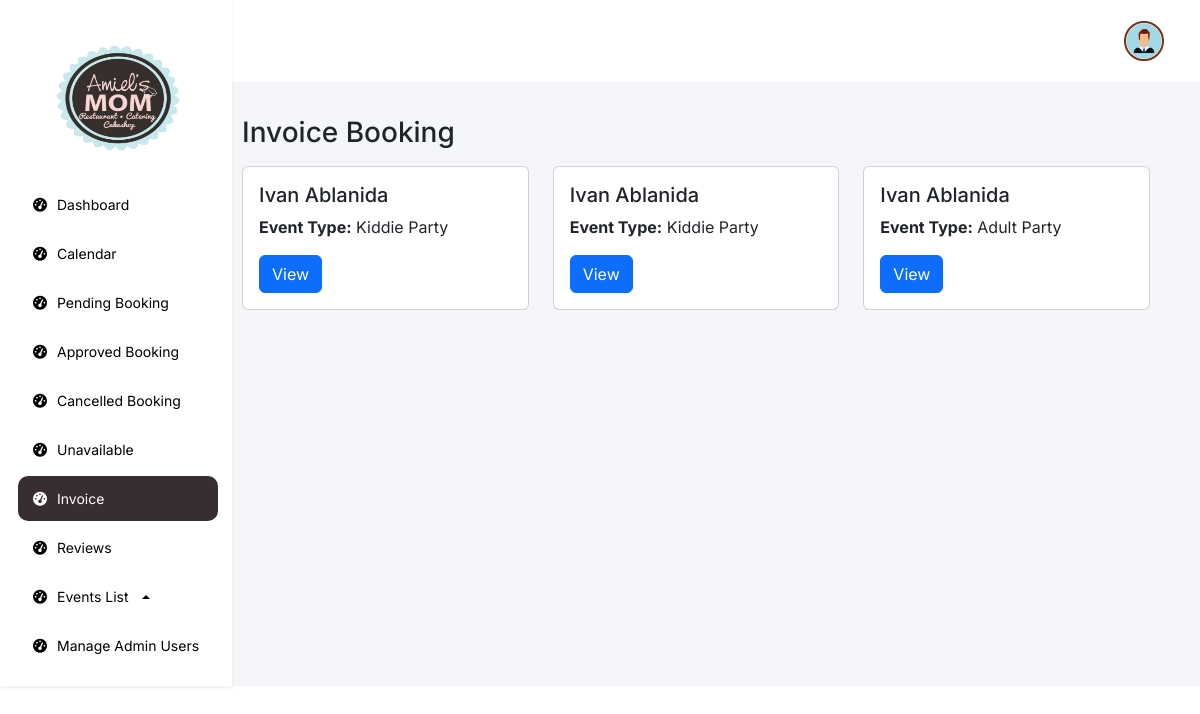
The page /features/admin/web/Invoice.php (signed in) on the database as committed earlier.
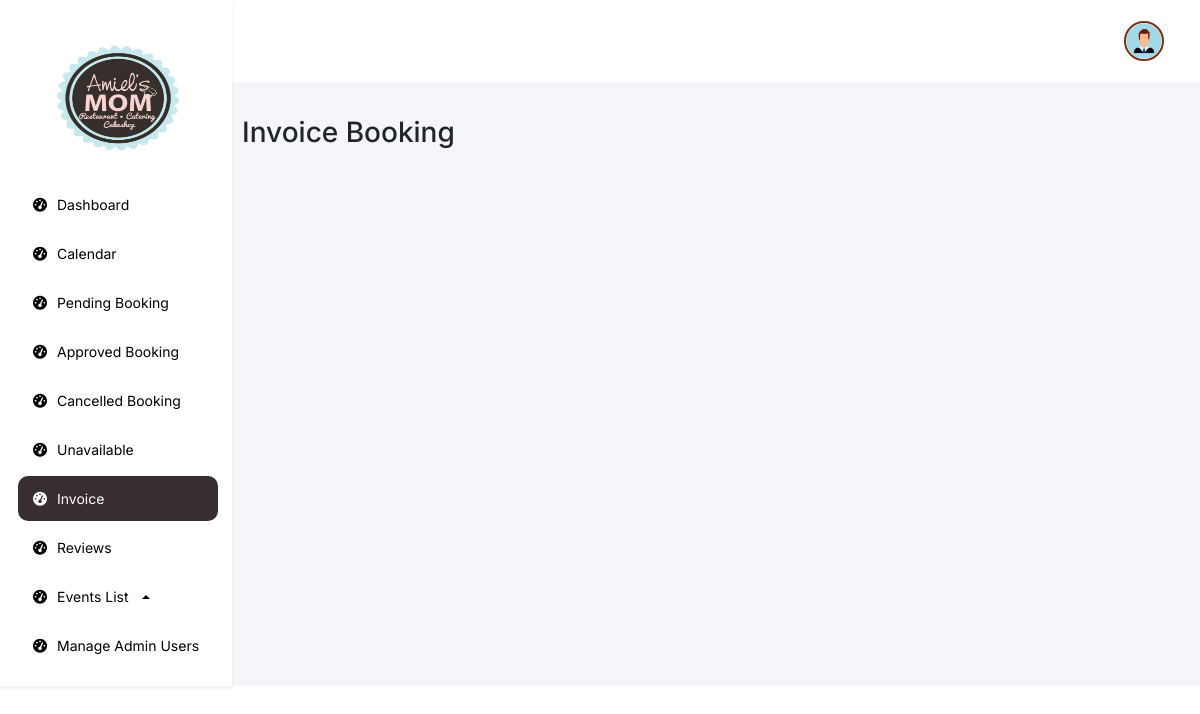
The same page on the database as committed later.
### tables this page shows
CREATE TABLE `booking` (
  `id` int(11) NOT NULL,
  `status` enum('Pending','Waiting','On-going','Finished','Cancel') NOT NULL,
  `full_name` varchar(255) NOT NULL,
  `celebrants_name` varchar(255) DEFAULT NULL,
  `email` varchar(255) NOT NULL,
  `phone_number` varchar(15) DEFAULT NULL,
  `events_date` varchar(255) DEFAULT NULL,
  `guest_count` int(11) DEFAULT NULL,
  `event_duration` int(11) DEFAULT NULL,
  `event_starttime` int(11) DEFAULT NULL,
  `event_endtime` int(11) DEFAULT NULL,
  `event_type` varchar(255) DEFAULT NULL,
  `event_package` varchar(255) DEFAULT NULL,
  `event_options` text DEFAULT NULL,
  `cost` decimal(10,2) DEFAULT 0.00,
  `cancel_reason` text DEFAULT NULL,
  `payment_image` varchar(255) DEFAULT NULL,
  `reference_no` varchar(100) DEFAULT NULL,
  `payment_amount` decimal(10,2) NOT NULL,
  `status_paid` tinyint(1) DEFAULT 0,
  `beef_dish` varchar(255) DEFAULT NULL,
  `pork_dish` varchar(255) DEFAULT NULL,
  `chicken_dish` varchar(255) DEFAULT NULL,
  `pasta_dish` varchar(255) DEFAULT NULL,
  `dessert_dish` varchar(255) DEFAULT NULL,
  `fish_dish` varchar(255) DEFAULT NULL,
  `drinks_dish` varchar(255) DEFAULT NULL
);

### features/admin/web/Invoice.php (the view, shortened to what this page needs)
<?php
    require '../../../db.php';
    $page = isset($_GET['page']) ? intval($_GET['page']) : 1;
    $limit = 5;
    $offset = ($page - 1) * $limit;
    $query = "SELECT * FROM booking WHERE status = 'Finished'";
    $query .= " LIMIT $limit OFFSET $offset";
    $stmt = $conn->prepare($query);
    $stmt->execute();
    $result = $stmt->get_result();
?>
<!DOCTYPE html>
<html lang="en">
<head>
    <link rel="stylesheet" href="https://cdnjs.cloudflare.com/ajax/libs/font-awesome/6.0.0-beta3/css/all.min.css">
    <link href="https://cdn.jsdelivr.net/npm/bootstrap@5.3.3/dist/css/bootstrap.min.css" rel="stylesheet"
>
    <link href="https://cdn.jsdelivr.net/npm/sweetalert2@11.5.0/dist/sweetalert2.min.css" rel="stylesheet">
    <link rel="stylesheet" href="../css/index.css">
</head>
<body>
    <div class="navbar flex-column bg-white shadow-sm p-3 collapse d-md-flex" id="navbar">
        <div class="navbar-links">
            <a class="navbar-brand d-none d-md-block logo-container" href="#">
                <img src="../../../assets/logo.png" alt="Logo">
            </a>
            <a href="dashboard.php">
                <i class="fa-solid fa-tachometer-alt"></i>
                <span>Dashboard</span>
            </a>
            <a href="calendar.php">
                <i class="fa-solid fa-tachometer-alt"></i>
                <span>Calendar</span>
            </a>
            <a href="pending.php">
                <i class="fa-solid fa-tachometer-alt"></i>
                <span>Pending Booking</span>
            </a>
            <a href="approve.php">
                <i class="fa-solid fa-tachometer-alt"></i>
                <span>Approved Booking</span>
            </a>
            <a href="cancel.php">
                <i class="fa-solid fa-tachometer-alt"></i>
                <span>Cancelled Booking</span>
            </a>
            <a href="unavailable.php">
                <i class="fa-solid fa-tachometer-alt"></i>
                <span>Unavailable</span>
            </a>
            <a href="#" class="navbar-highlight">
                <i class="fa-solid fa-tachometer-alt"></i>
                <span>Invoice</span>
            </a>
            <a href="reviews.php">
                <i class="fa-solid fa-tachometer-alt"></i>
                <span>Reviews</span>
            </a>
            <div class="dropdown dropup">
                <a href="#" class=" dropdown-toggle" id="eventsListDropdown" role="button" data-bs-toggle="dropdown" aria-expanded="false">
                    <i class="fa-solid fa-tachometer-alt"></i>
                    <span>Events List</span>
                </a>
            </div>
            <a href="admin-user.php">
                <i class="fa-solid fa-tachometer-alt"></i>
                <span>Manage Admin Users</span>
            </a>
        </div>
    </div>
    <div class="content flex-grow-1">
        <div class="header">
            <div class="profile-admin">
                <div class="dropdown">
                    <button class="" type="button" data-bs-toggle="dropdown" aria-expanded="false">
                        <img src="../../../assets/profile/user.png"
                            style="width: 40px; height: 40px; object-fit: cover;">
                    </button>
                </div>
            </div>
        </div>
        <div class="container mt-4">
    <div class="d-flex justify-content-between mb-2">
        <h3>Invoice Booking</h3>
    </div>
    <div class="row">
        <?php
        while ($row = $result->fetch_assoc()) {
        ?>
        <div class="col-md-4 mb-4">
            <div class="card">
                <div class="card-body">
                    <h5 class="card-title"><?php echo htmlspecialchars($row['full_name']); ?></h5>
                    <p class="card-text"><strong>Event Type:</strong> <?php echo htmlspecialchars($row['event_type']); ?></p>
                    <button type="button" class="btn btn-primary" data-bs-toggle="modal" data-bs-target="#viewDetailsModal-<?php echo $row['id']; ?>">View</button>
                </div>
            </div>
        </div>
        <?php
        }
        ?>
    </div>
</div>
</body>
</html>

Rows that differ between the two databases and show on the page:
removed booking: full_name "Ivan Ablanida", event_type "Kiddie Party"
removed booking: full_name "Ivan Ablanida", event_type "Kiddie Party"
removed booking: full_name "Ivan Ablanida", event_type "Adult Party"
